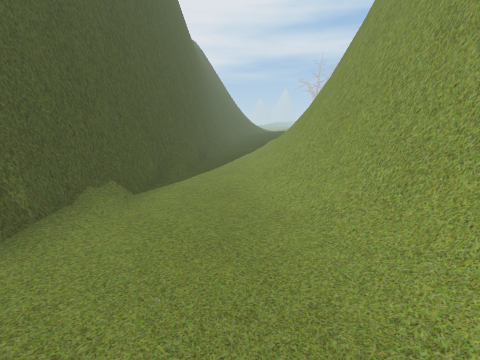
View 1 (above)

14 first-person views from a walk through a scene from a Unity 3-D project. The camera is 1.3 m above the floor, tilts 12° down and sees 85° across. The floor is counted in squares, 0.5 m on a side. Each view is taken from the middle of a square. On the plan, view 1 faces up. The plan holds only what a view shows up to about 18 squares ahead; the rest is blank. The place goes on beyond the plan.

View 2
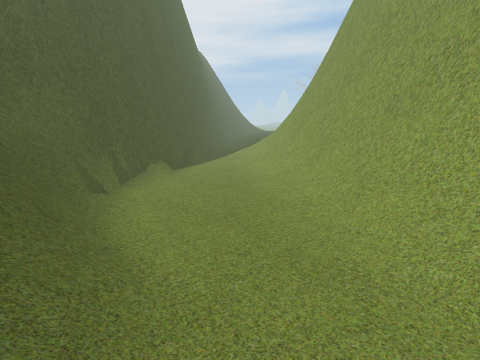

View 3
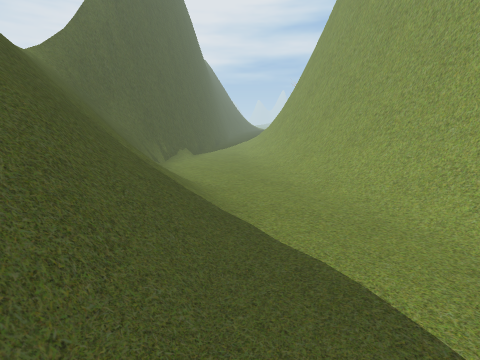

View 4
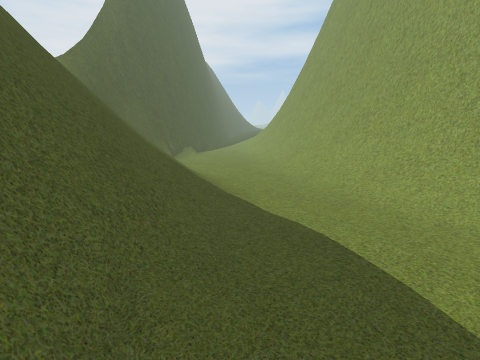

View 5
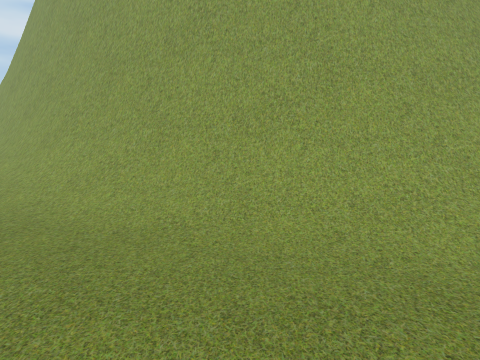

View 6
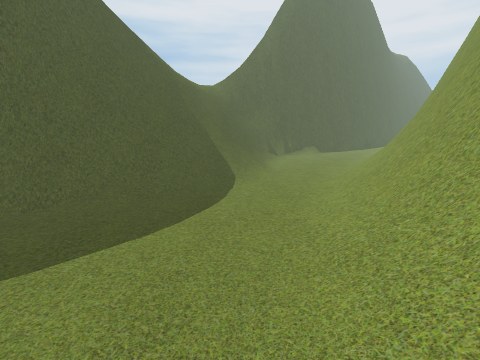

View 7
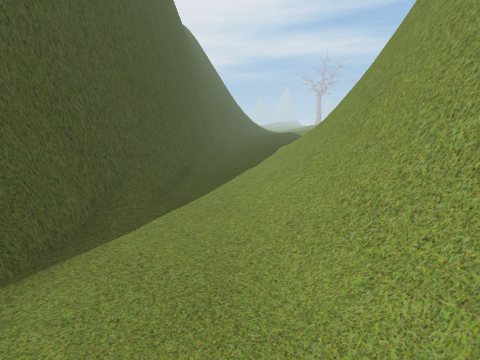

View 8
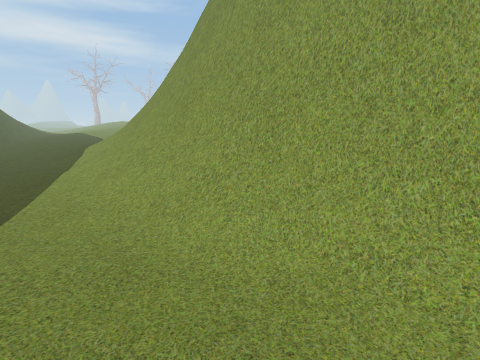

View 9
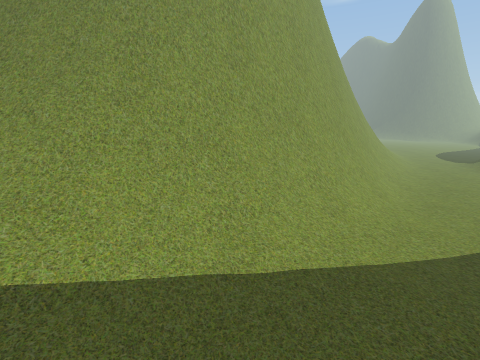

View 10
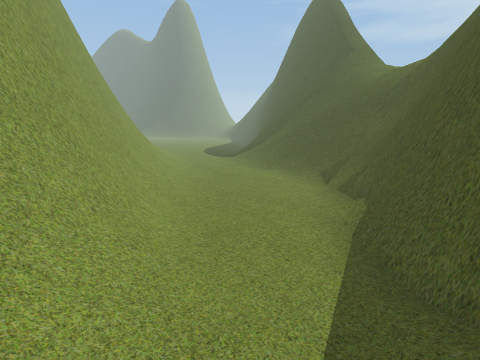

View 11
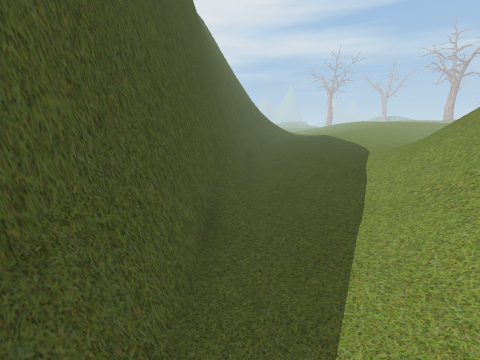

View 12
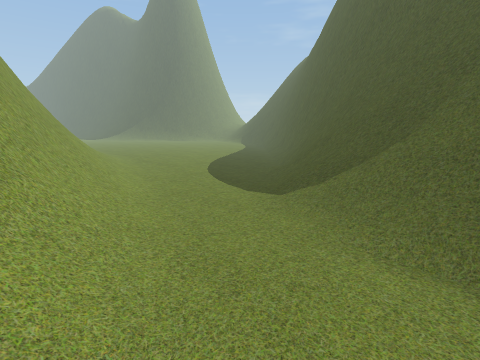

View 13
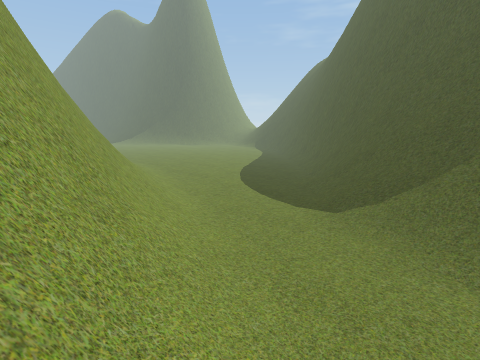

View 14
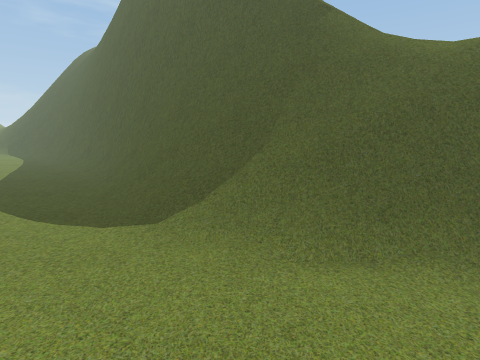

### Floor plan
Key: @ floor where view 1 was taken; # wall or solid block; . main floor; : floor 0.25 m higher than the main floor; + floor 0.5 m higher than the main floor; * floor 1 m higher than the main floor; / step, stairs or slope; = window, fence, low wall or low ledge; ^ raised ledge.
Columns run from 7 left of view 1 to 12 right of it. Each row starts with its distance up from view 1.
 22     #/::://///
 21     #/:::////#=^#
 20    ##::::///#=###
 19    ##:::///#=#
 18    #=.::///=#
 17    #=.::///=#
 16   ##=.::///^#
 15   ###..:///^#
 14   #=:..://#^#
 13   #=...:/#=##
 12   #=..../#^#
 11  ##=..../#^#
 10  ###..../#^#
  9  #=...../#^#
  8 ###......:^#
  7 ###....../=##
  6 #^#....../=##
  5 #=.......//^#
  4 #=......../=##
  3 #=:......./=##
  2 #=:......./=^#
  1 #=//......//=#
  0 #=//...@..//=##
 -1 #=///......+=##
 -2 #=////...../#^#
 -3 =#////...../#=##
 -4 =#/////....//=##
 -5 #=/////...../#=##
 -6 ##=////.....//=##
 -7 ##=////.....//#^##
 -8  ##==//......//=##
 -9  ###///......//#^##
-10   #==//.......//=###
-11   ###//.......://=##
-12   ##*:.........//#=#
-13    ##:.........://=^
-14    #=:..........//#=
-15    #=:...........///

Positions as (right, up) in squares from view 1, and headings:
1: (0, 0), facing up
2: (0, -6), facing up
3: (0, -13), facing up
4: (0, -15), facing up
5: (3, -15), facing up-right
6: (9, -15), facing up-left
7: (0, 6), facing up
8: (-2, 5), facing up-right
9: (-2, 22), facing down-right
10: (-1, 16), facing down
11: (-2, 13), facing up
12: (1, 3), facing down
13: (3, 3), facing down
14: (3, 1), facing down-left
